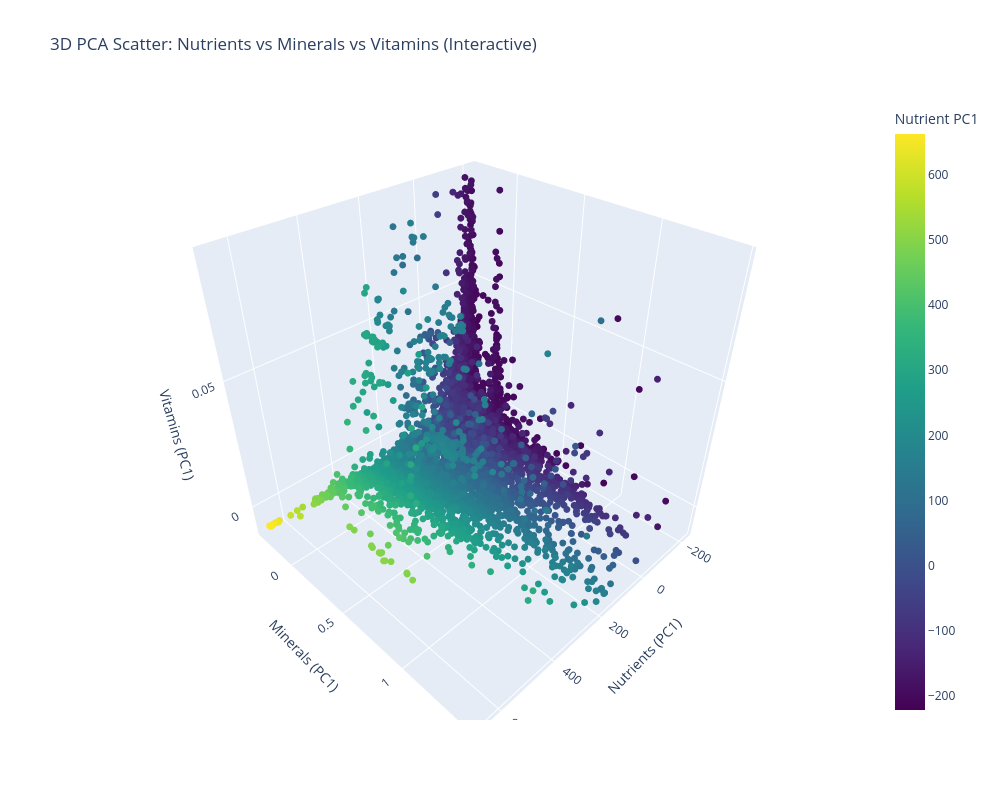

Notebook code cell kept with this figure:
### Markdown cell above
### 1.5. 3D PCA Scatter (Nutrients, Minerals, Vitamins)

### Code cell
from sklearn.decomposition import PCA
import plotly.graph_objects as go

# Categorize features
nutrients = [c for c in num_cols if any(x in c.lower() for x in ['energy', 'protein', 'fat', 'carb', 'fiber', 'sugar'])]
minerals = [c for c in num_cols if any(x in c.lower() for x in ['calcium', 'iron', 'magnesium', 'phosphorus', 'potassium', 'sodium', 'zinc', 'copper', 'manganese', 'selenium'])]
vitamins = [c for c in num_cols if any(x in c.lower() for x in ['vit', 'thiamin', 'riboflavin', 'niacin', 'folate'])]

print(f"Nutrients: {len(nutrients)}, Minerals: {len(minerals)}, Vitamins: {len(vitamins)}")

# Apply PCA to each group (1 component each)
pca_nut = PCA(n_components=1).fit_transform(df[nutrients]).flatten()
pca_min = PCA(n_components=1).fit_transform(df[minerals]).flatten()
pca_vit = PCA(n_components=1).fit_transform(df[vitamins]).flatten()

# Remove 99th percentile outliers for better visibility
p99_nut = np.percentile(np.abs(pca_nut), 99)
p99_min = np.percentile(np.abs(pca_min), 99)
p99_vit = np.percentile(np.abs(pca_vit), 99)

mask = (np.abs(pca_nut) <= p99_nut) & (np.abs(pca_min) <= p99_min) & (np.abs(pca_vit) <= p99_vit)
pca_nut_filt = pca_nut[mask]
pca_min_filt = pca_min[mask]
pca_vit_filt = pca_vit[mask]

print(f"Removed {(~mask).sum()} outliers (99th percentile), kept {mask.sum()} points")

# Interactive 3D scatter with Plotly
fig = go.Figure(data=[go.Scatter3d(
    x=pca_nut_filt,
    y=pca_min_filt,
    z=pca_vit_filt,
    mode='markers',
    marker=dict(
        size=4,
        color=pca_nut_filt,
        colorscale='Viridis',
        showscale=True,
        colorbar=dict(title='Nutrient PC1')
    ),
    text=[f'Nut: {n:.2f}<br>Min: {m:.2f}<br>Vit: {v:.2f}' for n, m, v in zip(pca_nut_filt, pca_min_filt, pca_vit_filt)],
    hoverinfo='text'
)])

fig.update_layout(
    title='3D PCA Scatter: Nutrients vs Minerals vs Vitamins (Interactive)',
    scene=dict(
        xaxis_title='Nutrients (PC1)',
        yaxis_title='Minerals (PC1)',
        zaxis_title='Vitamins (PC1)',
    ),
    width=1000,
    height=800
)

fig

### Figure 1 — Plotly figure (JSON) as saved in the notebook; plotly's stock layout.template omitted (floating-point values rounded to 4 significant figures; data arrays with more than 128 entries replaced by an {"elided": "..."} marker saying what was removed)
{"data": [{"hoverinfo": "text", "marker": {"color": {"elided": "8935 float values"}, "colorbar": {"title": {"text": "Nutrient PC1"}}, "colorscale": [[0, "#440154"], [0.1111, "#482878"], [0.2222, "#3e4989"], [0.3333, "#31688e"], [0.4444, "#26828e"], [0.5556, "#1f9e89"], [0.6667, "#35b779"], [0.7778, "#6ece58"], [0.8889, "#b5de2b"], [1, "#fde725"]], "showscale": true, "size": 4}, "mode": "markers", "text": {"elided": "8935 str values"}, "type": "scatter3d", "x": {"elided": "8935 float values"}, "y": {"elided": "8935 float values"}, "z": {"elided": "8935 float values"}}], "layout": {"height": 800, "scene": {"xaxis": {"title": {"text": "Nutrients (PC1)"}}, "yaxis": {"title": {"text": "Minerals (PC1)"}}, "zaxis": {"title": {"text": "Vitamins (PC1)"}}}, "title": {"text": "3D PCA Scatter: Nutrients vs Minerals vs Vitamins (Interactive)"}, "width": 1000}}
